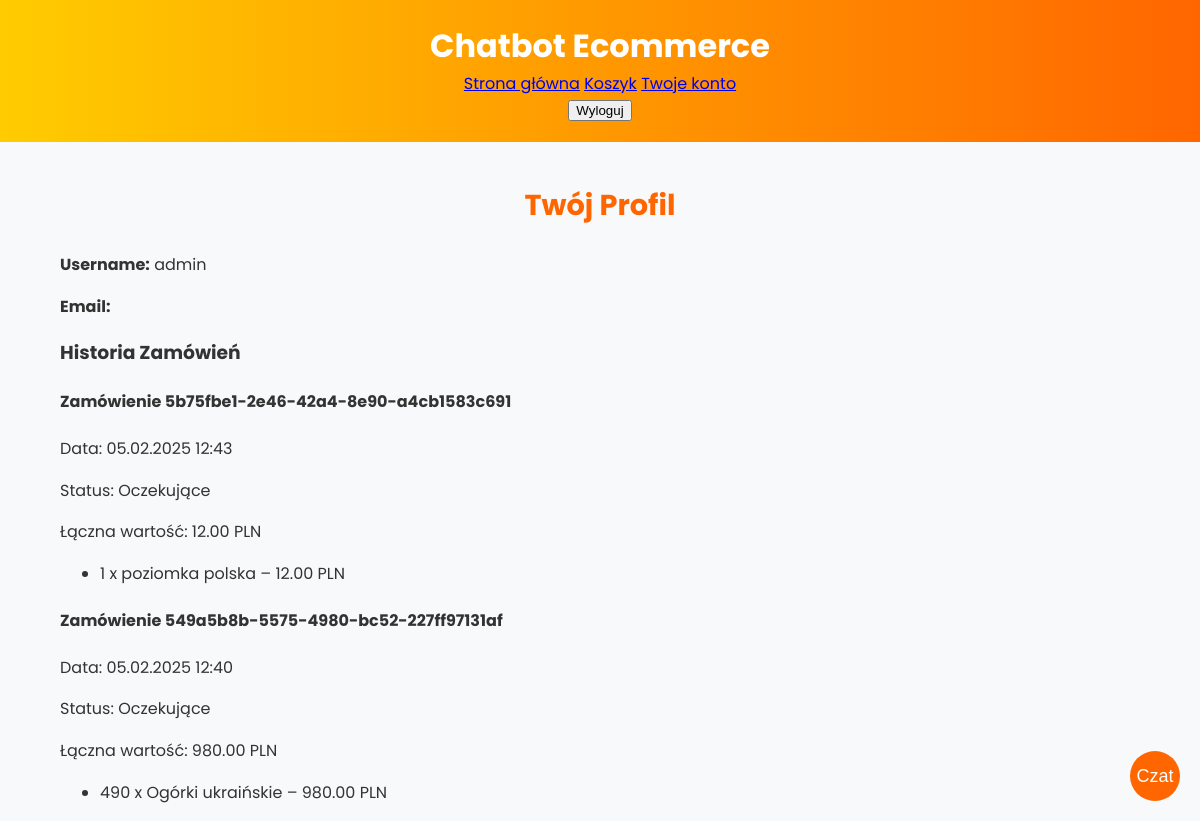
The page /core/profile/ (signed in) on the database its author committed.
### core/models.py (models this page shows, shortened)
class Order(models.Model):
    class OrderStatus(models.TextChoices):
        PENDING = 'pending', 'Oczekujące'
        PROCESSING = 'processing', 'W trakcie realizacji'
        COMPLETED = 'completed', 'Zrealizowane'
        CANCELLED = 'cancelled', 'Anulowane'
    id = models.UUIDField(primary_key=True, default=uuid.uuid4, editable=False)
    customer = models.ForeignKey(
        Customer,
        on_delete=models.CASCADE,
        related_name='orders',
        verbose_name="Klient"
    )
    created_at = models.DateTimeField("Data utworzenia", auto_now_add=True)
    status = models.CharField(
        "Status zamówienia",
        max_length=20,
        choices=OrderStatus.choices,
        default=OrderStatus.PENDING
    )
    total_value = models.DecimalField("Łączna wartość", max_digits=10, decimal_places=2, default=0.00)

class OrderItem(models.Model):
    id = models.UUIDField(primary_key=True, default=uuid.uuid4, editable=False)
    order = models.ForeignKey(
        Order,
        on_delete=models.CASCADE,
        related_name='items',
        verbose_name="Zamówienie"
    )
    product = models.ForeignKey(
        Product,
        on_delete=models.CASCADE,
        related_name='order_items',
        verbose_name="Produkt"
    )
    quantity = models.PositiveIntegerField("Ilość")
    item_price = models.DecimalField("Cena pozycji", max_digits=10, decimal_places=2)

class Product(models.Model):
    id = models.UUIDField(primary_key=True, default=uuid.uuid4, editable=False)
    name = models.CharField("Nazwa produktu", max_length=100)
    description = models.TextField("Opis produktu")
    price = models.DecimalField("Cena", max_digits=10, decimal_places=2)
    stock = models.IntegerField("Stan magazynowy", default=0)
    image = models.ImageField("Obraz produktu", upload_to='product_images/', null=True, blank=True)

### core/views.py (the view)
# urls.py: path('profile/', views.profile, name='profile'),
@login_required
def profile(request):
    customer, created = Customer.objects.get_or_create(user=request.user)
    orders = Order.objects.filter(customer=customer).order_by('-created_at')
    context = {
        'orders': orders,
    }
    return render(request, 'core/profile.html', context)

### core/templates/core/profile.html
{% extends 'core/base.html' %}
{% block content %}
<div class="container">
  <h2>Twój Profil</h2>
  <p><strong>Username:</strong> {{ request.user.username }}</p>
  <p><strong>Email:</strong> {{ request.user.email }}</p>
  <h3>Historia Zamówień</h3>
  {% if orders %}
    {% for order in orders %}
      <div class="order-card">
        <h4>Zamówienie {{ order.id }}</h4>
        <p>Data: {{ order.created_at|date:"d.m.Y H:i" }}</p>
        <p>Status: {{ order.get_status_display }}</p>
        <p>Łączna wartość: {{ order.total_value }} PLN</p>
        <ul>
          {% for item in order.items.all %}
            <li>{{ item.quantity }} x {{ item.product.name }} – {{ item.item_price }} PLN</li>
          {% endfor %}
        </ul>
      </div>
    {% endfor %}
  {% else %}
    <p>Brak zamówień.</p>
  {% endif %}
</div>
{% endblock %}

### core/static/css/styles.css (style rules this page uses)
:root { --primary-color: #ff6600; --secondary-color: #ffcc00; --accent-color: #008000; --text-color: #333; --background-color: #f8f9fa; --card-bg: #ffffff; --shadow-color: rgba(0, 0, 0, 0.1); }
* { box-sizing: border-box; }
body { font-family: 'Poppins', sans-serif; margin: 0; padding: 0; background-color: var(--background-color); color: var(--text-color); line-height: 1.6; }
.container { width: 90%; max-width: 1200px; margin: 0 auto; }
.container h2 { margin-top: 40px; font-size: 1.8rem; color: var(--primary-color); text-align: center; }

### rows shown on the page
Order: id "5b75fbe1-2e46-42a4-8e90-a4cb1583c691", created_at "05.02.2025 12:43", status "Oczekujące", total_value "12.00"
OrderItem: quantity "1", product.name "poziomka polska", item_price "12.00"
Order: id "549a5b8b-5575-4980-bc52-227ff97131af", created_at "05.02.2025 12:40", status "Oczekujące", total_value "980.00"
OrderItem: quantity "490", product.name "Ogórki ukraińskie", item_price "980.00"

### other values the page prints
{{ request.user.username }} "admin"
